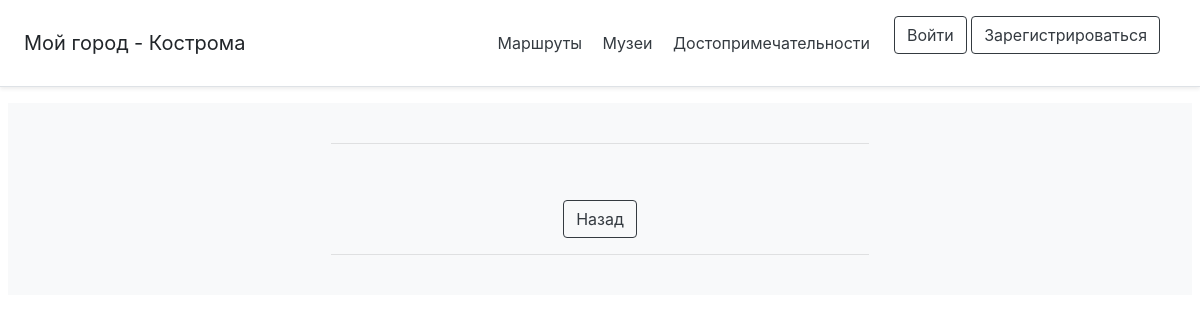
The app's page /attraction_id/8, older data.
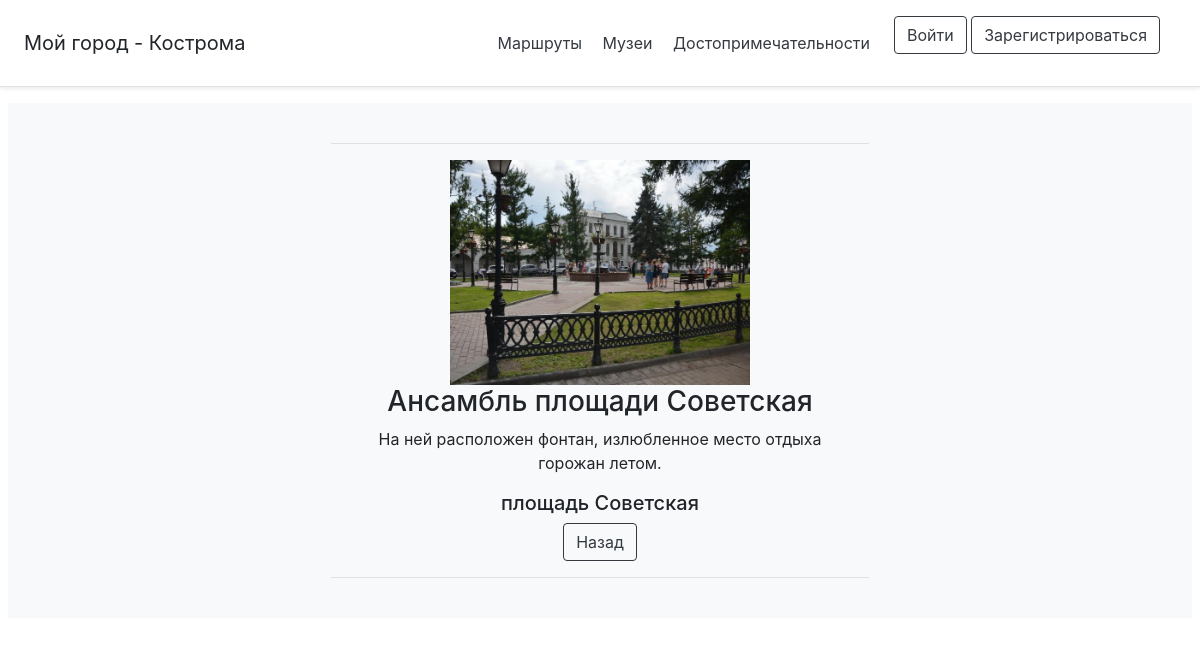
The same page, newer data.
### data/building.py (models this page shows)
class Building(SqlAlchemyBase):
    __tablename__ = 'building'
    id = sqlalchemy.Column(sqlalchemy.Integer,
                           primary_key=True, autoincrement=True)
    title = sqlalchemy.Column(sqlalchemy.String, nullable=True)
    content = sqlalchemy.Column(sqlalchemy.String)
    adress = sqlalchemy.Column(sqlalchemy.String)
    image = sqlalchemy.Column(sqlalchemy.String, nullable=True)
    categories_id = sqlalchemy.Column(sqlalchemy.Integer,
                                sqlalchemy.ForeignKey("categories.id"))
    routes_id = sqlalchemy.Column(sqlalchemy.Integer,
                                      sqlalchemy.ForeignKey("routes.id"))
    categories = orm.relation('Categories')
    routes = orm.relation('Routes')
    users = orm.relation("User",secondary="association", backref="user")

### main.py (the view)
@app.route('/attraction_id/<int:attrac_id>')
def attraction_id(attrac_id):
    session = db_session.create_session()
    b = session.query(Building).filter(Building.id == attrac_id).first()
    return render_template('attracabout.html', title='Прогулки по Костроме', item=b)

### data/db_session.py (called while the page is built)
def create_session() -> Session:
    global __factory
    return __factory()

### templates/attracabout.html
{% extends "base.html" %}
{% block content %}
<div class="container-fluid">
    <img src="{{item.image}}" alt="" style="width:300px">
    <h3>{{item.title}}</h3>
    <p>{{item.content}}</p>
    <h5>{{item.adress}}</h5>
    <a href="/attractions" class="btn btn-outline-dark" >Назад</a>
</div>
 {%endblock%}

Row changes from the older to the newer data that the page shows:
added Building: image (picture), title "Ансамбль площади Советская", content "На ней расположен фонтан, излюбленное место отдыха горожан летом.", adress "площадь Советская"
